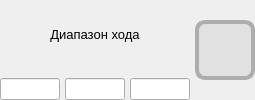
                  <widget class="QWidget" name="widget_crossingLimits_range" native="true">
                   <property name="sizePolicy">
                    <sizepolicy hsizetype="Maximum" vsizetype="Maximum">
                     <horstretch>0</horstretch>
                     <verstretch>0</verstretch>
                    </sizepolicy>
                   </property>
                   <layout class="QHBoxLayout" name="horizontalLayout_33">
                    <property name="spacing">
                     <number>5</number>
                    </property>
                    <property name="leftMargin">
                     <number>0</number>
                    </property>
                    <property name="topMargin">
                     <number>0</number>
                    </property>
                    <property name="rightMargin">
                     <number>0</number>
                    </property>
                    <property name="bottomMargin">
                     <number>0</number>
                    </property>
                    <item>
                     <widget class="QWidget" name="widget_crossingLimits_range_control" native="true">
                      <property name="sizePolicy">
                       <sizepolicy hsizetype="Maximum" vsizetype="Preferred">
                        <horstretch>0</horstretch>
                        <verstretch>0</verstretch>
                       </sizepolicy>
                      </property>
                      <layout class="QVBoxLayout" name="verticalLayout_48">
                       <property name="spacing">
                        <number>10</number>
                       </property>
                       <property name="leftMargin">
                        <number>0</number>
                       </property>
                       <property name="topMargin">
                        <number>0</number>
                       </property>
                       <property name="rightMargin">
                        <number>0</number>
                       </property>
                       <property name="bottomMargin">
                        <number>0</number>
                       </property>
                       <item>
                        <widget class="QLabel" name="label_crossingLimits_range">
                         <property name="sizePolicy">
                          <sizepolicy hsizetype="Preferred" vsizetype="Preferred">
                           <horstretch>0</horstretch>
                           <verstretch>0</verstretch>
                          </sizepolicy>
                         </property>
                         <property name="font">
                          <font>
                           <family>Segoe UI</family>
                           <pointsize>10</pointsize>
                          </font>
                         </property>
                         <property name="text">
                          <string>Диапазон хода</string>
                         </property>
                         <property name="alignment">
                          <set>Qt::AlignmentFlag::AlignCenter</set>
                         </property>
                        </widget>
                       </item>
                       <item>
                        <layout class="QHBoxLayout" name="horizontalLayout_crossingLimits_range_limits">
                         <property name="spacing">
                          <number>5</number>
                         </property>
                         <item>
                          <widget class="QLineEdit" name="lineEdit_crossingLimits_range_lowerLimit">
                           <property name="enabled">
                            <bool>true</bool>
                           </property>
                           <property name="sizePolicy">
                            <sizepolicy hsizetype="Maximum" vsizetype="Maximum">
                             <horstretch>0</horstretch>
                             <verstretch>0</verstretch>
                            </sizepolicy>
                           </property>
                           <property name="minimumSize">
                            <size>
                             <width>5</width>
                             <height>0</height>
                            </size>
                           </property>
                           <property name="maximumSize">
                            <size>
                             <width>60</width>
                             <height>16777215</height>
                            </size>
                           </property>
                           <property name="font">
                            <font>
                             <family>Segoe UI</family>
                             <pointsize>8</pointsize>
                            </font>
                           </property>
                           <property name="text">
                            <string/>
                           </property>
                           <property name="alignment">
                            <set>Qt::AlignmentFlag::AlignCenter</set>
                           </property>
                           <property name="readOnly">
                            <bool>true</bool>
                           </property>
                          </widget>
                         </item>
                         <item>
                          <widget class="QLineEdit" name="lineEdit_crossingLimits_range_value">
                           <property name="enabled">
                            <bool>true</bool>
                           </property>
                           <property name="minimumSize">
                            <size>
                             <width>5</width>
                             <height>0</height>
                            </size>
                           </property>
                           <property name="maximumSize">
                            <size>
                             <width>60</width>
                             <height>16777215</height>
                            </size>
                           </property>
                           <property name="font">
                            <font>
                             <family>Segoe UI</family>
                             <pointsize>8</pointsize>
                            </font>
                           </property>
                           <property name="text">
                            <string/>
                           </property>
                           <property name="alignment">
                            <set>Qt::AlignmentFlag::AlignCenter</set>
                           </property>
                           <property name="readOnly">
                            <bool>true</bool>
                           </property>
                          </widget>
                         </item>
                         <item>
                          <widget class="QLineEdit" name="lineEdit_crossingLimits_range_upperLimit">
                           <property name="enabled">
                            <bool>true</bool>
                           </property>
                           <property name="minimumSize">
                            <size>
                             <width>5</width>
                             <height>0</height>
                            </size>
                           </property>
                           <property name="maximumSize">
                            <size>
                             <width>60</width>
                             <height>16777215</height>
                            </size>
                           </property>
                           <property name="font">
                            <font>
                             <family>Segoe UI</family>
                             <pointsize>8</pointsize>
                            </font>
                           </property>
                           <property name="text">
                            <string/>
                           </property>
                           <property name="alignment">
                            <set>Qt::AlignmentFlag::AlignCenter</set>
                           </property>
                           <property name="readOnly">
                            <bool>true</bool>
                           </property>
                          </widget>
                         </item>
                        </layout>
                       </item>
                      </layout>
                     </widget>
                    </item>
                    <item>
                     <widget class="QWidget" name="widget_crossingLimits_range_limitStatusIndicator" native="true">
                      <property name="minimumSize">
                       <size>
                        <width>60</width>
                        <height>60</height>
                       </size>
                      </property>
                      <property name="maximumSize">
                       <size>
                        <width>60</width>
                        <height>60</height>
                       </size>
                      </property>
                      <property name="styleSheet">
                       <string notr="true">background: #E1E1E1;

Border: 4px solid #ADADAD ;
Border-radius: 10px;

</string>
                      </property>
                     </widget>
                    </item>
                   </layout>
                  </widget>
